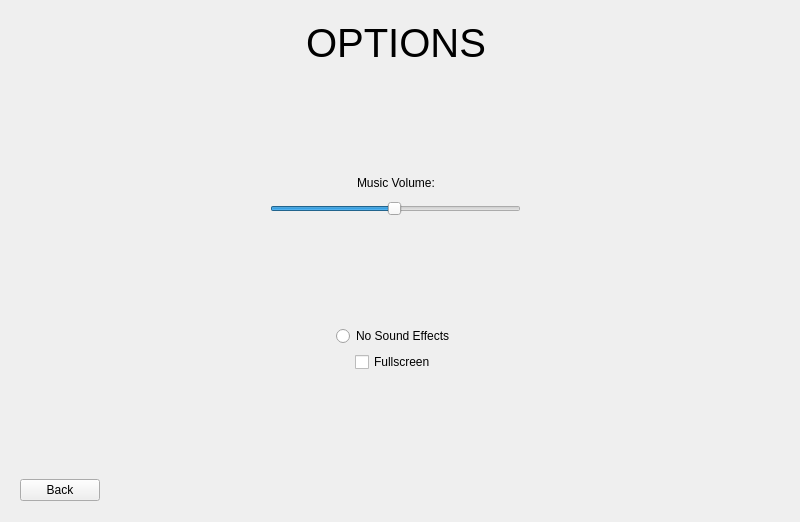
<?xml version="1.0" encoding="UTF-8"?>
<ui version="4.0">
 <class>Options</class>
 <widget class="QWidget" name="Options">
  <property name="geometry">
   <rect>
    <x>0</x>
    <y>0</y>
    <width>800</width>
    <height>522</height>
   </rect>
  </property>
  <property name="minimumSize">
   <size>
    <width>800</width>
    <height>522</height>
   </size>
  </property>
  <property name="maximumSize">
   <size>
    <width>800</width>
    <height>522</height>
   </size>
  </property>
  <property name="windowTitle">
   <string>Form</string>
  </property>
  <property name="styleSheet">
   <string notr="true"/>
  </property>
  <widget class="QWidget" name="verticalLayoutWidget">
   <property name="geometry">
    <rect>
     <x>20</x>
     <y>20</y>
     <width>751</width>
     <height>481</height>
    </rect>
   </property>
   <layout class="QVBoxLayout" name="verticalLayout">
    <item>
     <layout class="QHBoxLayout" name="horizontalLayout">
      <item>
       <spacer name="horizontalSpacer">
        <property name="orientation">
         <enum>Qt::Horizontal</enum>
        </property>
        <property name="sizeHint" stdset="0">
         <size>
          <width>40</width>
          <height>20</height>
         </size>
        </property>
       </spacer>
      </item>
      <item>
       <widget class="QLabel" name="label">
        <property name="font">
         <font>
          <pointsize>30</pointsize>
         </font>
        </property>
        <property name="text">
         <string>OPTIONS</string>
        </property>
       </widget>
      </item>
      <item>
       <spacer name="horizontalSpacer_2">
        <property name="orientation">
         <enum>Qt::Horizontal</enum>
        </property>
        <property name="sizeHint" stdset="0">
         <size>
          <width>40</width>
          <height>20</height>
         </size>
        </property>
       </spacer>
      </item>
     </layout>
    </item>
    <item>
     <spacer name="verticalSpacer_2">
      <property name="orientation">
       <enum>Qt::Vertical</enum>
      </property>
      <property name="sizeHint" stdset="0">
       <size>
        <width>20</width>
        <height>40</height>
       </size>
      </property>
     </spacer>
    </item>
    <item>
     <layout class="QVBoxLayout" name="verticalLayout_2">
      <item>
       <layout class="QHBoxLayout" name="horizontalLayout_3">
        <item>
         <spacer name="horizontalSpacer_5">
          <property name="orientation">
           <enum>Qt::Horizontal</enum>
          </property>
          <property name="sizeHint" stdset="0">
           <size>
            <width>40</width>
            <height>20</height>
           </size>
          </property>
         </spacer>
        </item>
        <item>
         <widget class="QLabel" name="label_2">
          <property name="text">
           <string>Music Volume:</string>
          </property>
         </widget>
        </item>
        <item>
         <spacer name="horizontalSpacer_6">
          <property name="orientation">
           <enum>Qt::Horizontal</enum>
          </property>
          <property name="sizeHint" stdset="0">
           <size>
            <width>40</width>
            <height>20</height>
           </size>
          </property>
         </spacer>
        </item>
       </layout>
      </item>
      <item>
       <layout class="QHBoxLayout" name="horizontalLayout_2">
        <item>
         <spacer name="horizontalSpacer_3">
          <property name="orientation">
           <enum>Qt::Horizontal</enum>
          </property>
          <property name="sizeHint" stdset="0">
           <size>
            <width>40</width>
            <height>20</height>
           </size>
          </property>
         </spacer>
        </item>
        <item>
         <widget class="QSlider" name="horizontalSlider">
          <property name="value">
           <number>49</number>
          </property>
          <property name="orientation">
           <enum>Qt::Horizontal</enum>
          </property>
         </widget>
        </item>
        <item>
         <spacer name="horizontalSpacer_4">
          <property name="orientation">
           <enum>Qt::Horizontal</enum>
          </property>
          <property name="sizeHint" stdset="0">
           <size>
            <width>40</width>
            <height>20</height>
           </size>
          </property>
         </spacer>
        </item>
       </layout>
      </item>
     </layout>
    </item>
    <item>
     <spacer name="verticalSpacer_3">
      <property name="orientation">
       <enum>Qt::Vertical</enum>
      </property>
      <property name="sizeHint" stdset="0">
       <size>
        <width>20</width>
        <height>40</height>
       </size>
      </property>
     </spacer>
    </item>
    <item>
     <layout class="QHBoxLayout" name="horizontalLayout_4">
      <item>
       <spacer name="horizontalSpacer_7">
        <property name="orientation">
         <enum>Qt::Horizontal</enum>
        </property>
        <property name="sizeHint" stdset="0">
         <size>
          <width>40</width>
          <height>20</height>
         </size>
        </property>
       </spacer>
      </item>
      <item>
       <widget class="QRadioButton" name="radioButton">
        <property name="text">
         <string>No Sound Effects</string>
        </property>
       </widget>
      </item>
      <item>
       <spacer name="horizontalSpacer_8">
        <property name="orientation">
         <enum>Qt::Horizontal</enum>
        </property>
        <property name="sizeHint" stdset="0">
         <size>
          <width>40</width>
          <height>20</height>
         </size>
        </property>
       </spacer>
      </item>
     </layout>
    </item>
    <item alignment="Qt::AlignHCenter|Qt::AlignVCenter">
     <widget class="QCheckBox" name="checkBox">
      <property name="text">
       <string>Fullscreen</string>
      </property>
     </widget>
    </item>
    <item>
     <spacer name="verticalSpacer">
      <property name="orientation">
       <enum>Qt::Vertical</enum>
      </property>
      <property name="sizeHint" stdset="0">
       <size>
        <width>20</width>
        <height>40</height>
       </size>
      </property>
     </spacer>
    </item>
    <item>
     <layout class="QHBoxLayout" name="horizontalLayout_5">
      <item>
       <widget class="QPushButton" name="pushButton">
        <property name="text">
         <string>Back</string>
        </property>
       </widget>
      </item>
      <item>
       <spacer name="horizontalSpacer_9">
        <property name="orientation">
         <enum>Qt::Horizontal</enum>
        </property>
        <property name="sizeHint" stdset="0">
         <size>
          <width>40</width>
          <height>20</height>
         </size>
        </property>
       </spacer>
      </item>
     </layout>
    </item>
   </layout>
  </widget>
 </widget>
 <resources/>
 <connections/>
</ui>
